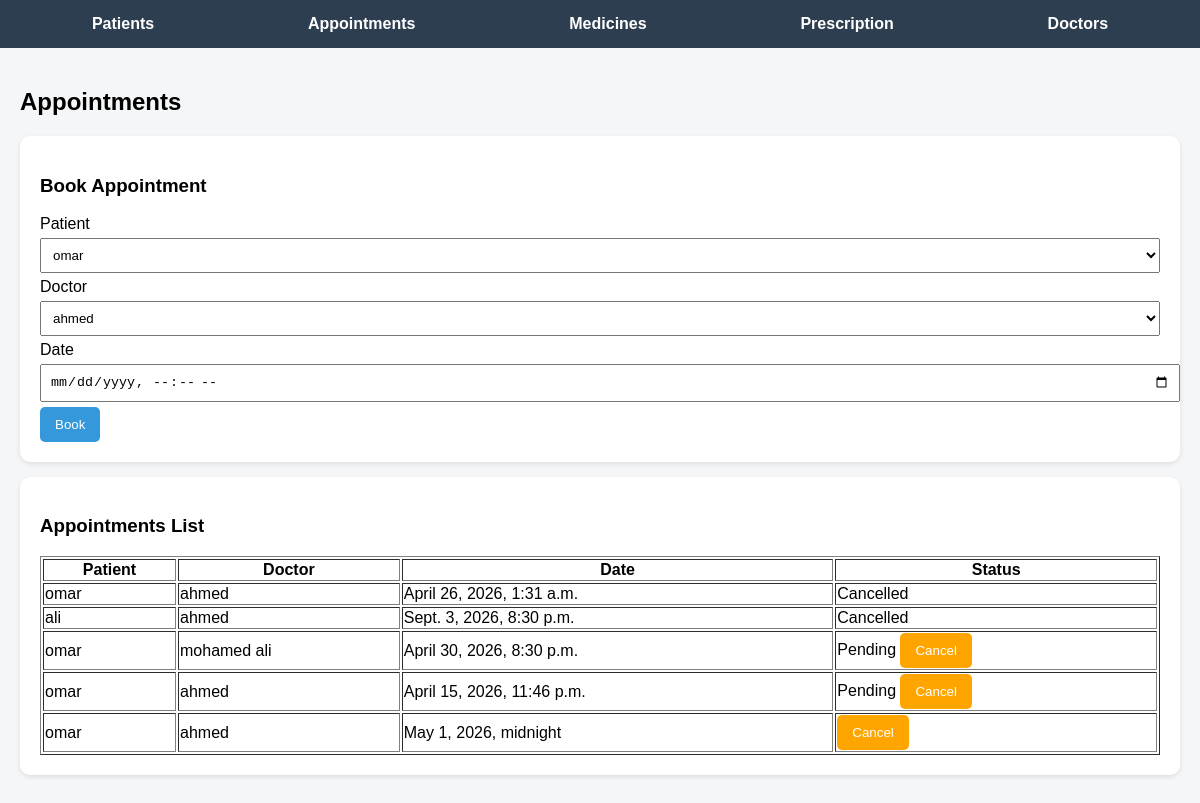
The app's page /appointments/ with its own data.
### app/models.py (models this page shows, shortened)
class Appointment(models.Model):
    patient = models.ForeignKey(Patient, on_delete=models.CASCADE)
    doctor = models.ForeignKey(Doctor, on_delete=models.CASCADE)
    date = models.DateTimeField()
    status = models.CharField(max_length=20)

class Patient(models.Model):
    name = models.CharField(max_length=100)
    phone = models.CharField(max_length=15)
    is_active = models.BooleanField(default=True)

class Doctor(models.Model):
    name = models.CharField(max_length=100)
    specialization = models.CharField(max_length=100)
    age = models.IntegerField(null=True, blank=True)          # NEW
    experience = models.IntegerField(null=True, blank=True)   # years

### app/views.py (the view, shortened to what this page needs)
# urls.py: path("appointments/", views.appointments_view, name="appointments"),
def appointments_view(request):
    patients = Patient.objects.all()
    doctors = Doctor.objects.all()
    if request.method == "POST" and "status_update" in request.POST:
        appointment_id = request.POST.get("appointment_id")
        appointment = Appointment.objects.get(id=appointment_id)
        appointment.status = "Completed"
        appointment.save()
        return redirect("appointments")
    appointments = Appointment.objects.all()
    return render(request, "app/appointments.html", {
        "patients": patients,
        "doctors": doctors,
        "appointments": appointments
    })

### app/templates/app/appointments.html (shortened to what this page needs)
{% extends 'app/base.html' %}
{% block content %}
<h2>Appointments</h2>
<div class="card">
    <h3>Book Appointment</h3>
    <form method="POST">
        <label>Patient</label>
        <select name="patient" required>
            {% for p in patients %}
                <option value="{{ p.id }}">{{ p.name }}</option>
            {% endfor %}
        </select>
        <label>Doctor</label>
        <select name="doctor" required>
            {% for d in doctors %}
                <option value="{{ d.id }}">{{ d.name }}</option>
            {% endfor %}
        </select>
        <label>Date</label>
        <input type="datetime-local" name="date" required>
        <button type="submit">Book</button>
    </form>
</div>
<div class="card">
    <h3>Appointments List</h3>
    <table border="1" width="100%">
        <tr>
            <th>Patient</th>
            <th>Doctor</th>
            <th>Date</th>
            <th>Status</th>
        </tr>
        {% for a in appointments %}
        <tr>
            <td>{{ a.patient.name }}</td>
            <td>{{ a.doctor.name }}</td>
            <td>{{ a.date }}</td>
            <td>
                {{ a.status }}
                {% if a.status != "Cancelled" %}
                <form method="POST" action="{% url 'cancel_appointment' a.id %}" style="display:inline;">
                <button style="background:orange; color:white;">Cancel</button>
                </form>
                {% endif %}
            </td>
        </tr>
        {% empty %}
        <tr>
            <td colspan="4">No appointments yet</td>
        </tr>
        {% endfor %}
    </table>
</div>
{% endblock %}

### app/templates/app/base.html (shortened to what this page needs)
<!DOCTYPE html>
<html lang="en">
<head>
</head>
<body>
<div class="navbar">
    <a href="/patients/">Patients</a>
    <a href="/appointments/">Appointments</a>
    <a href="/medicines/">Medicines</a>
    <a href="/prescription/">Prescription</a>
    <a href="{% url 'doctors' %}">Doctors</a>
</div>
<div class="container">
    {% block content %}
    {% endblock %}
</div>
</body>
</html>

### app/templates/app/base.html (style rules this page uses)
body { font-family: Arial, sans-serif; margin: 0; background-color: #f4f6f8; }
.navbar { background-color: #2c3e50; padding: 15px; color: white; display: flex; justify-content: space-around; }
.navbar a { color: white; text-decoration: none; font-weight: bold; }
.container { padding: 20px; }
.card { background: white; padding: 20px; margin: 15px 0; border-radius: 10px; box-shadow: 0 2px 5px rgba(0,0,0,0.1); }
button { padding: 10px 15px; background-color: #3498db; border: none; color: white; border-radius: 5px; cursor: pointer; }
input, select { padding: 8px; margin: 5px 0; width: 100%; }

### records on screen
Appointment: patient.name "omar", doctor.name "ahmed", date "April 26, 2026, 1:31 a.m.", status "Cancelled"
Appointment: patient.name "ali", doctor.name "ahmed", date "Sept. 3, 2026, 8:30 p.m.", status "Cancelled"
Appointment: patient.name "omar", doctor.name "mohamed ali", date "April 30, 2026, 8:30 p.m.", status "Pending", shows "Cancel"
Appointment: patient.name "omar", doctor.name "ahmed", date "April 15, 2026, 11:46 p.m.", status "Pending", shows "Cancel"
Appointment: patient.name "omar", doctor.name "ahmed", date "May 1, 2026, midnight", status "Cancel"

### other values on screen
form field patient "omar"
form field doctor "ahmed"
